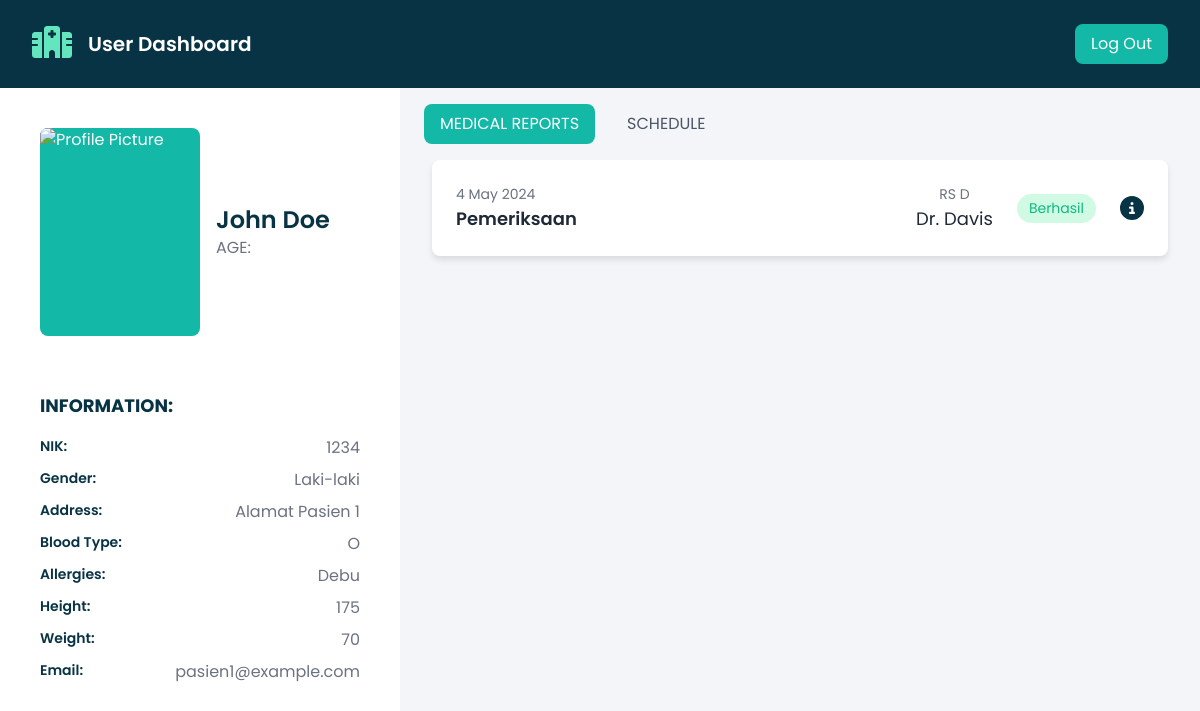
Screenshot of /userdashboard.php?login=success (signed in) with the database file from the repository.
### tables this page shows
create table pasien
		(
			id     int,
			NIK varchar(100) primary key,
			password varchar(100) not null,
			email    varchar(100) not null,
			usertype varchar(20)  null,
			nama_pasien varchar(100) not null,
			Tanggal_Lahir DATE,
			alamat    varchar(100) not null,
			tinggi int,
			berat_badan int,
			golongan_darah varchar(5),
			alergi varchar(100),
			no_telepon_pasien varchar(100) not null,
			jenis_kelamin varchar(100) not null
		);

CREATE TABLE riwayat (
			riwayat_id INT PRIMARY KEY,
			NIK VARCHAR(10),
			rumahsakit_id INT,
			tenagamedis_id INT,
			tanggal_riwayat DATE,
			jenis_layanan VARCHAR(100),
			keterangan_penyakit VARCHAR(255),
			FOREIGN KEY (NIK) REFERENCES pasien(NIK),
			FOREIGN KEY (rumahsakit_id) REFERENCES rumah_sakit(rumahsakit_id),
			FOREIGN KEY (tenagamedis_id) REFERENCES tenaga_medis(tenagamedis_id)
		);

CREATE TABLE Rumah_Sakit (
			rumahsakit_id INT PRIMARY KEY,
			nama_rumahsakit VARCHAR(100),
			alamat VARCHAR(255),
			no_telepon VARCHAR(15),
			kota VARCHAR(100)
		);

create table tenaga_medis
		(
			id     int,
			tenagamedis_id INT primary key,
			rumahsakit_id INT,
			password varchar(100) not null,
			email    varchar(100) not null,
			usertype varchar(20)  null,
			nama_tenagamedis varchar(100) not null,
			spesialisasi    varchar(100) not null,
			jenis_Kelamin varchar(100) not null,
			no_telepon_tenagamedis varchar(100) not null,
			FOREIGN KEY (rumahsakit_id) REFERENCES rumah_sakit(rumahsakit_id)
		);

### userdashboard.php (the view, shortened to what this page needs)
<?php
include_once 'includes/dbhinc.php';
$nik = $_SESSION["user_NIK"];
$query = $pdo->prepare("SELECT * FROM pasien WHERE NIK = :nik");
$query->execute(['nik' => $nik]);
$user = $query->fetch(PDO::FETCH_ASSOC);
$query = $pdo->prepare("SELECT * FROM riwayat WHERE NIK = :nik");
$query->execute(['nik' => $nik]);
$reports = $query->fetchAll(PDO::FETCH_ASSOC);
?>
<!DOCTYPE html>
<html lang="en">
<head>
  <link rel="stylesheet" href="user/style.css" />
  <script src="https://cdn.tailwindcss.com"></script>
  <link rel="stylesheet" href="https://cdnjs.cloudflare.com/ajax/libs/font-awesome/6.4.0/css/all.min.css" />
</head>
<body>
  <header class="bg-cyan-950">
    <nav class="mx-auto flex max-w-7xl items-center justify-between p-6 lg:px-8" aria-label="Global">
      <div class="flex lg:flex-1">
        <a href="#" class="-m-1.5 p-1.5">
        </a>
        <p class="mx-4 py-1 text-white text-xl font-semibold">
          User Dashboard
        </p>
      </div>
      <div class="hidden lg:flex lg:flex-1 lg:justify-end">
        <form action="includes/logoutinc.php" >
          <button class="flex bg-teal-500 text-white px-4 py-2 rounded-lg font-regular">
            Log Out
          </button>
        </form>
      </div>
    </nav>
  </header>
  <div class="flex">
    <div class="w-1/3 bg-white">
      <div class="flex items-center mb-4 p-10">
        <img src="" alt="Profile Picture" class="bg-teal-500 text-white h-52 w-40 flex items-center justify-center rounded-lg mr-4" />
        <div>
          <h2 class="text-2xl font-semibold text-cyan-950"><?php echo htmlspecialchars($user['nama_pasien']); ?></h2>
          <p class="text-gray-500">AGE: <?php echo htmlspecialchars($user['Usia']); ?></p>
        </div>
      </div>
      <div class="px-10">
        <h3 class="text-lg font-bold mb-4 text-cyan-950">INFORMATION:</h3>
        <div class="grid grid-cols-1 gap-2">
          <div class="flex justify-between">
            <span class="font-semibold text-cyan-950 text-sm">NIK:</span>
            <span class="text-gray-500"><?php echo htmlspecialchars($user['NIK']); ?></span>
          </div>
          <div class="flex justify-between">
            <span class="font-semibold text-cyan-950 text-sm">Gender:</span>
            <span class="text-gray-500"><?php echo htmlspecialchars($user['jenis_kelamin']); ?></span>
          </div>
          <div class="flex justify-between">
            <span class="font-semibold text-cyan-950 text-sm">Address:</span>
            <span class="text-gray-500"><?php echo htmlspecialchars($user['alamat']); ?></span>
          </div>
          <div class="flex justify-between">
            <span class="font-semibold text-cyan-950 text-sm">Blood Type:</span>
            <span class="text-gray-500"><?php echo htmlspecialchars($user['golongan_darah']); ?></span>
          </div>
          <div class="flex justify-between">
            <span class="font-semibold text-cyan-950 text-sm">Allergies:</span>
            <span class="text-gray-500"><?php echo htmlspecialchars($user['alergi']); ?></span>
          </div>
          <div class="flex justify-between">
            <span class="font-semibold text-cyan-950 text-sm">Height:</span>
            <span class="text-gray-500"><?php echo htmlspecialchars($user['tinggi']); ?></span>
          </div>
          <div class="flex justify-between">
            <span class="font-semibold text-cyan-950 text-sm">Weight:</span>
            <span class="text-gray-500"><?php echo htmlspecialchars($user['berat_badan']); ?></span>
          </div>
          <div class="flex justify-between">
            <span class="font-semibold text-cyan-950 text-sm">Email:</span>
            <span class="text-gray-500"><?php echo htmlspecialchars($user['email']); ?></span>
          </div>
        </div>
      </div>
    </div>
    <div class="w-2/3">
      <div class="bg-[#f4f5f8] px-6 py-4 h-screen">
        <div class="flex space-x-4 mb-4">
          <button id="medical-reports-tab" class="bg-teal-500 text-white px-4 py-2 rounded-lg">
            MEDICAL REPORTS
          </button>
          <button id="schedule-tab" class="text-gray-600 px-4 py-2 rounded-lg">
            SCHEDULE
          </button>
        </div>
        <div id="medical-reports-content" class="tab-content active overflow-y-scroll h-full custom-scrollbar px-2">
          <?php foreach ($reports as $report) : ?>
            <div class="card-container">
              <div class="card">
                <div class="card-minimized">
                  <div class="card-info">
                    <p class="date"><?php echo date('j F Y', strtotime($report['tanggal_riwayat'])); ?></p>
                    <p class="title"><?php echo $report['jenis_layanan']; ?></p>
                  </div>
                  <div class="card-attribute">
                    <div class="pj-info">
                      <?php
                      $query = $pdo->prepare("SELECT * FROM Rumah_Sakit WHERE rumahsakit_id = :id");
                      $query->execute(['id' => $report['rumahsakit_id']]);
                      $rs_info = $query->fetch(PDO::FETCH_ASSOC);
                      ?>
                      <p class="place"><?php echo $rs_info['nama_rumahsakit']; ?></p>
                      <?php
                      $query = $pdo->prepare("SELECT * FROM tenaga_medis WHERE tenagamedis_id = :id");
                      $query->execute(['id' => $report['tenagamedis_id']]);
                      $tm_info = $query->fetch(PDO::FETCH_ASSOC);
                      ?>
                      <p class="dr_name"><?php echo $tm_info['nama_tenagamedis']; ?></p>
                    </div>
                    <span class="status">Berhasil</span>
                    <button class="icon-button open-modal-btn"  id="open-modal-btn" data-id="<?php echo $report['riwayat_id']; ?>">
                    </button>
                  </div>
                </div>
              </div>
            </div>
          <?php endforeach; ?>
        </div>
      </div>
    </div>
  </div>
</body>
</html>

### user/style.css (style rules this page uses)
body { font-family: "Poppins", sans-serif; background-color: #f7f7f7; margin: 0; height: 100%; }
.tab-content { display: none; }
.tab-content.active { display: block; }
.card-container { max-width: 64rem; margin: 0 auto; }
.card { background-color: white; padding: 1.5rem; border-radius: 0.5rem; box-shadow: 0 4px 6px rgba(0, 0, 0, 0.1); display: flex; flex-direction: column; margin-bottom: 0.75rem; }
.card-minimized { display: flex; justify-content: space-between; align-items: center; overflow: hidden; max-width: 100%; }
.card-info { display: flex; flex-direction: column; }
.pj-info { display: flex; flex-direction: column; text-align: center; }
.date { color: #6b7280; font-size: 0.875rem; }
.place { color: #6b7280; font-size: 0.875rem; text-align: center; }
.title { font-size: 1.125rem; font-weight: 600; color: #1f2937; }
.card-attribute { display: flex; align-items: center; gap: 1.5rem; }
.dr_name { font-size: 1.125rem; color: #1f2937; }
.status { background-color: #d1fae5; color: #10b981; padding: 0.25rem 0.75rem; border-radius: 9999px; font-size: 0.875rem; }
.icon-button { background: none; border: none; cursor: pointer; padding: 0; }
.icon { height: 1.5rem; width: 1.5rem; color: rgb(107, 114, 128); }

### rows the page displays
pasien: nama_pasien "John Doe", NIK "1234", jenis_kelamin "Laki-laki", alamat "Alamat Pasien 1", golongan_darah "O", alergi "Debu", tinggi "175", berat_badan "70", email "pasien1@example.com"
riwayat: tanggal_riwayat "4 May 2024", jenis_layanan "Pemeriksaan", rumahsakit.nama_rumahsakit "RS D", tenagamedis.nama_tenagamedis "Dr. Davis"
